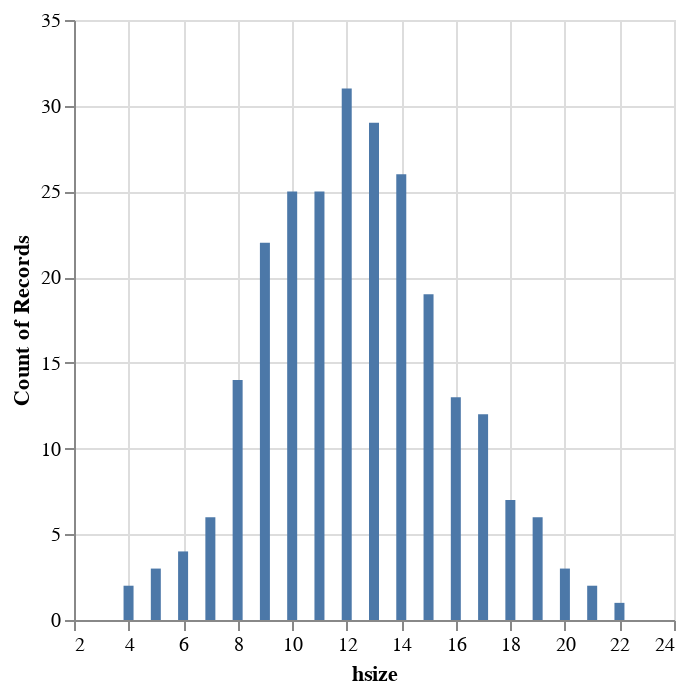

Notebook code for this chart:
### Code cell
alt.Chart(hsizes_df).mark_bar().encode(
    alt.X("hsize:Q"),
    y='count()',
)

### Figure 1 — Vega-Lite specification as saved in the notebook (floating-point values rounded to 4 significant figures; data arrays with more than 128 entries replaced by an {"elided": "..."} marker saying what was removed)
{"config": {"view": {"continuousWidth": 300, "continuousHeight": 300}}, "data": {"name": "data-00bdb24f3ad017911215f6b88a39dcb9"}, "mark": {"type": "bar"}, "encoding": {"x": {"field": "hsize", "type": "quantitative"}, "y": {"aggregate": "count", "type": "quantitative"}}, "$schema": "https://vega.github.io/schema/vega-lite/v5.14.1.json", "datasets": {"data-00bdb24f3ad017911215f6b88a39dcb9": {"elided": "250 records"}}}
